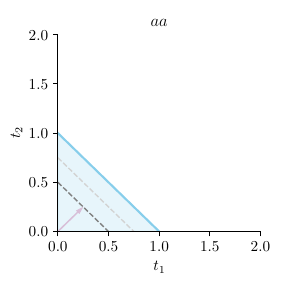

Source code (Python):
# for now try to generate the multiset of intervals automatically
import pstats
import cProfile
import matplotlib.pyplot as plt
import numpy as np
from os.path import join
from volume.VolumePoly import VolumePoly
from sympy import poly
from sympy.abc import T

# get all settings and constants
from plot_config import *

figname = "07_samplesketch"

def experiment():
    fig, ax = plt.subplots(1, 1, figsize=(0.5 * fig_width_in, 0.5 * fig_width_in))

    ax.set_title("$aa$", fontsize=12)
    ax.set_xlim(0, 2)
    ax.set_ylim(0, 2)
    ax.set_xlabel("$t_1$")
    ax.set_ylabel("$t_2$")
    ax.spines['top'].set_visible(False)
    ax.spines['right'].set_visible(False)

    x = np.linspace(0, 2, 400)
    y = -x + 1
    ax.plot(x, y, color=c1)
    ax.fill_between(x, 0, y, where=(y > 0), interpolate=True, color=c1, alpha=0.2)

    # Only one slice line
    t = 0.5
    y_inscribe = -x + t
    ax.plot(x, y_inscribe, linestyle='--', color=c4, linewidth=1)

    # # Arrows with slope 1 pointing TOWARDS the line from bottom left
    # for tx in [0.1, 0.3, 0.5]:
    #     ty = 0.1 * tx
    #     dx = 0.07
    #     dy = 0.07
    #     ax.arrow(tx, ty, dx, dy, head_width=0.03, head_length=0.05, fc=c4, ec=c4)
    head_length=0.05
    ax.arrow(0, 0, 1/4-0.05, 1/4-0.05, head_width=0.03, head_length=0.05, fc=c4, ec=c4)

    # Arrow with slope -1 from start of the line segment (top-left)
    start_tx = 0.0
    start_ty = t
    dx = 0.1
    dy = -0.1
    ax.arrow(start_tx, start_ty, dx, dy, head_width=0.03, head_length=0.05, fc=c4, ec=c4)

    plt.subplots_adjust(bottom=0.2, left=0.2)
    plt.savefig(f"{figname}.pdf")

pr = cProfile.Profile()
pr.enable()
experiment()
pr.disable()
pr.dump_stats(f"{figname}.prof")

# # Print the profiling results
p = pstats.Stats(f'{figname}.prof')
p.strip_dirs().sort_stats('cumulative').print_stats(10)